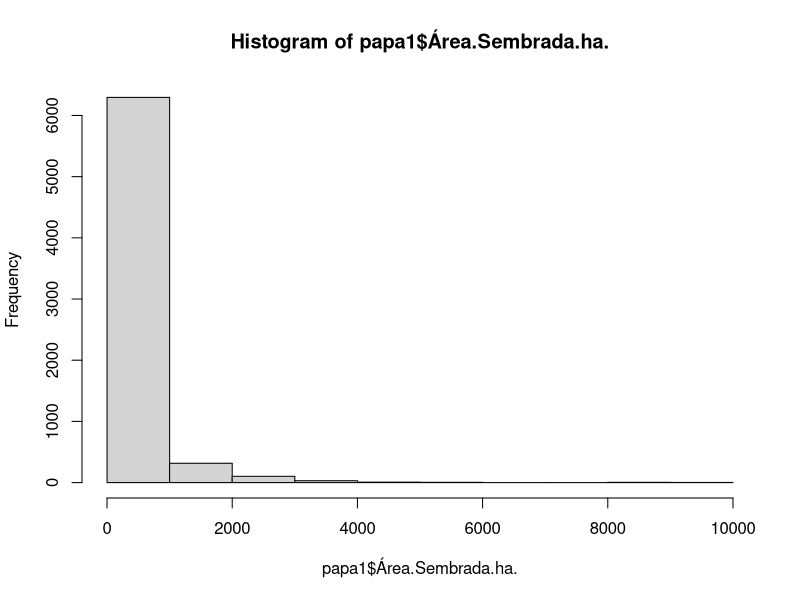
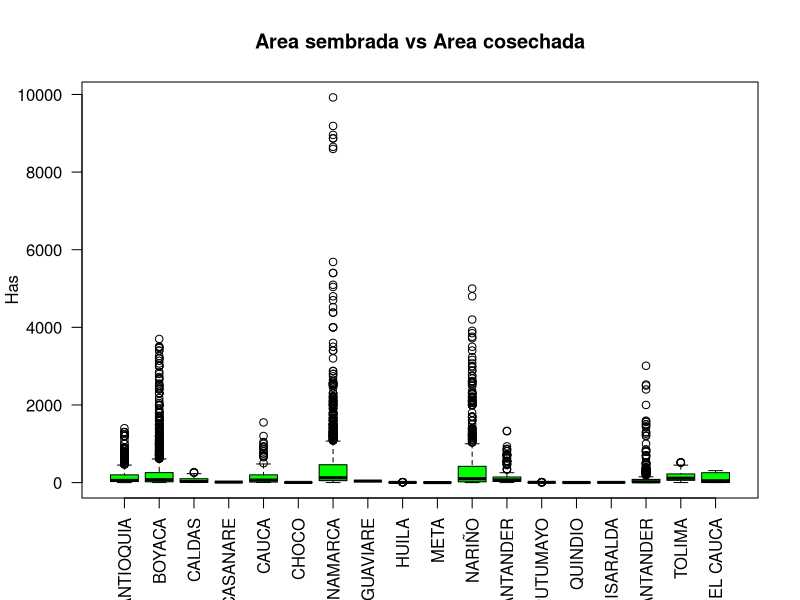

Here is the R script that generated these plots, in order:
## ---- chunk 1
knitr::opts_chunk$set(echo = TRUE)
## ---- chunk 2
# Cultivo de papa
papa <- read.csv("Cadena_Productiva_Papa_-_Area__Producci_n_Y_Rendimiento.csv",
                 encoding = "UTF-8")
head(papa)
## ---- chunk 3
str(papa)
## ---- chunk 4
papa1 <- papa [, c("DEPARTAMENTO", "MUNICIPIO", "PERIODO", "Área.Sembrada.ha.", "Área.Cosechada.ha.", "Rendimiento.t.ha.", "Producción.t.")]

head(papa1)


## ---- chunk 5
summary(papa1)
## ---- chunk 6
hist(papa1$Área.Sembrada.ha.)
## ---- chunk 7
boxplot(papa1$Área.Sembrada.ha. ~ papa1$DEPARTAMENTO,
        main = "Area sembrada vs Area cosechada",
        xlab = " ",
        ylab = "Has",
        col = "green", las= 2)
